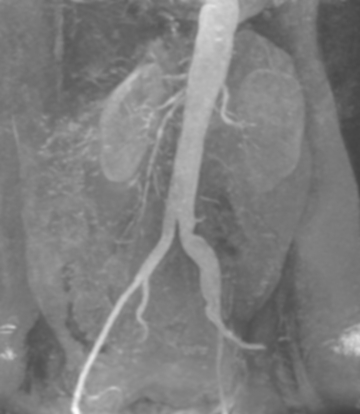
#> input picture Digital_Image_Processing/Lab6/pics/arterie.tif, 360 x 414 px, given in place of arterie.jpg, which was not available
$ python 'edge_detection&non-maximum_suppression.py'
#> lines starting #> are read from the running program, lines starting #| are printed output that depends on the picture; long printed decimals are rounded; pictures that were not available may be replaced by others from this repository, and a replacement may not be noted
import cv2 as cv
import numpy as np
import matplotlib.pyplot as plt


# ---------- Non-maximum Suppression------------
image_path = "arterie.jpg"
image_bgr = cv.imread(image_path)
#> image_bgr is the input picture: shape (414, 360, 3); min 67, max 253, mean 125.7

image_gray = cv.cvtColor(image_bgr, cv.COLOR_BGR2GRAY).astype(np.float64) / 255.0

# smooth image with Gaussian low pass filter 7x7 and sigma=4.0
blur = cv.GaussianBlur(image_gray, ksize=(7,7), sigmaX=4.0, sigmaY=4.0)

# Sobel gradients
Sobel_kernel_x = np.array(([1, 0, -1],
                           [2, 0, -2],
                           [1, 0, 1]))
Sobel_kernel_y = np.array(([1, 2, 1],
                           [0, 0, 0],
                           [-1, -2, -1]))

G_x = cv.filter2D(blur, cv.CV_64F, Sobel_kernel_x)
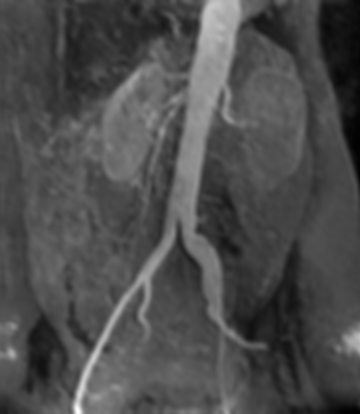
#> G_x: shape (414, 360) float64; min 0.54, max 2.02, mean 0.987; drawn with min black and max white
G_y = cv.filter2D(blur, cv.CV_64F, Sobel_kernel_y)
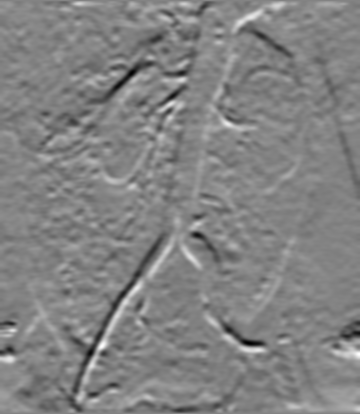
#> G_y: shape (414, 360) float64; min -0.298, max 0.282, mean 1.43e-05; drawn with min black and max white
G = np.hypot(G_x, G_y)
theta = (np.rad2deg(np.arctan2(G_y, G_x)) + 180) % 180  # angle in [0,180)
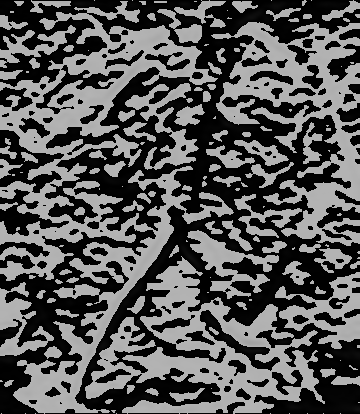
#> theta: shape (414, 360) float64; min 0, max 180, mean 87.7

# non-maximum suppression
# Quantize gradient directions to 0,45,90,135
ang_q = np.zeros_like(theta, dtype=np.uint8)
ang_q[((0 <= theta) & (theta < 22.5)) | ((157.5 <= theta) & (theta < 180))] = 0
ang_q[(22.5 <= theta) & (theta < 67.5)]   = 45
ang_q[(67.5 <= theta) & (theta < 112.5)]  = 90
ang_q[(112.5 <= theta) & (theta < 157.5)] = 135

H, W = G.shape
#> H = 414; W = 360
G_nms = np.zeros_like(G, dtype=np.float64) #non-maximum suppression

for y in range(1, H - 1):
    for x in range(1, W - 1):
        m = G[y, x]
        direction = ang_q[y, x]

        if direction == 0:
            m1, m2 = G[y, x - 1], G[y, x + 1]
        elif direction == 45:
            m1, m2 = G[y - 1, x + 1], G[y + 1, x - 1]
        elif direction == 90:
            m1, m2 = G[y - 1, x], G[y + 1, x]
        else:  # 135
            m1, m2 = G[y - 1, x - 1], G[y + 1, x + 1]

        if m >= m1 and m >= m2:
            G_nms[y, x] = m
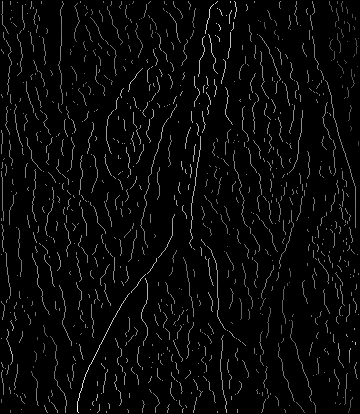
#> G_nms: shape (414, 360) float64; min 0, max 2.02, mean 0.0683; drawn with min black and max white
        # else remains 0 (suppressed)

# normalize for display
G_disp     = (G / (G.max() + 1e-12)).astype(np.float32)
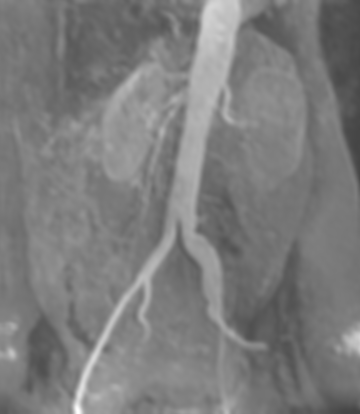
#> G_disp: shape (414, 360) float32; min 0.27, max 1, mean 0.489
G_nms_disp = (G_nms / (G_nms.max() + 1e-12)).astype(np.float32)

print("Done. Arrays ready:")
print(" Gx shape:", G_x.shape, "| Gy shape:", G_y.shape)
#|  Gx shape: (414, 360) | Gy shape: (414, 360)
print(" G magnitude range:", (G.min(), G.max()))
#|  G magnitude range: (0.5443, 2.020)
print(" G_nms magnitude range:", (G_nms.min(), G_nms.max()))
#|  G_nms magnitude range: (0.0, 2.020)

fig, axes = plt.subplots(1, 2, figsize=(12, 6))
axes[0].imshow(G_disp, cmap='gray')
axes[0].set_title("Gradient magnitude")
axes[0].axis('off')
axes[1].imshow(G_nms_disp, cmap='gray')
axes[1].set_title("After NMS")
axes[1].axis('off')
plt.tight_layout()
plt.show()


# ---------- Post-processing: hysteresis thresholding ------------
Gn = (G_nms - G_nms.min()) / (G_nms.max() - G_nms.min() + 1e-12)
th1 = 0.30
th2 = 0.01  # choose th2 < th1 (handout suggests a small value)

strong = Gn >= th1           # strong ridge points (seed set)
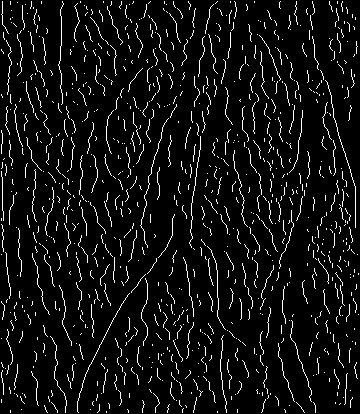
#> strong: shape (414, 360) bool; 6.6% white in thin lines or dots

# Forward pass (upper-left -> lower-right)
# Neighborhood: P(x+1, y), P(x+1, y+1), P(x, y+1), P(x+1, y-1)
H, W = Gn.shape
hyst = strong.copy()

for y in range(H):
    for x in range(W):
        if hyst[y, x]:
            # (x+1, y)
            if x + 1 < W and Gn[y, x + 1] >= th2:
                hyst[y, x + 1] = True
            # (x+1, y+1)
            if x + 1 < W and y + 1 < H and Gn[y + 1, x + 1] >= th2:
                hyst[y + 1, x + 1] = True
            # (x, y+1)
            if y + 1 < H and Gn[y + 1, x] >= th2:
                hyst[y + 1, x] = True
            # (x+1, y-1)
            if x + 1 < W and y - 1 >= 0 and Gn[y - 1, x + 1] >= th2:
                hyst[y - 1, x + 1] = True


# Backward pass (lower-right -> upper-left)
# Neighborhood: P(x, y-1), P(x-1, y-1), P(x-1, y), P(x-1, y+1)

# Binary hysteresis result (0/255) for visualization or saving
hyst_u8 = (hyst.astype(np.uint8) * 255)
#> hyst_u8: shape (414, 360); 6.6% white in thin lines or dots

# Compare to Canny
#    OpenCV Canny expects 8-bit input and thresholds in [0,255].
#    We map th2 (low) and th1 (high) from [0,1] -> [0,255].
canny = cv.Canny((image_gray * 255).astype(np.uint8),
                 threshold1=int(th2 * 255),
                 threshold2=int(th1 * 255))
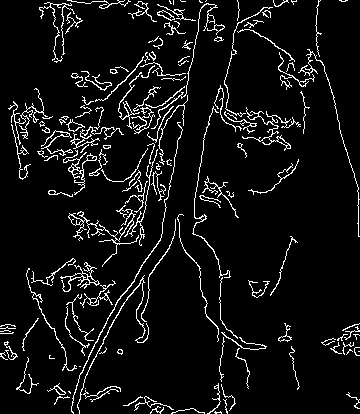
#> canny: shape (414, 360); 6.9% white in thin lines or dots

fig2, ax = plt.subplots(1, 2, figsize=(12, 6))
ax[0].imshow(hyst_u8, cmap='gray')
ax[0].set_title("Hysteresis")
ax[0].axis('off')
ax[1].imshow(canny, cmap='gray')
ax[1].set_title("Canny")
ax[1].axis('off')
plt.tight_layout()
plt.show()
